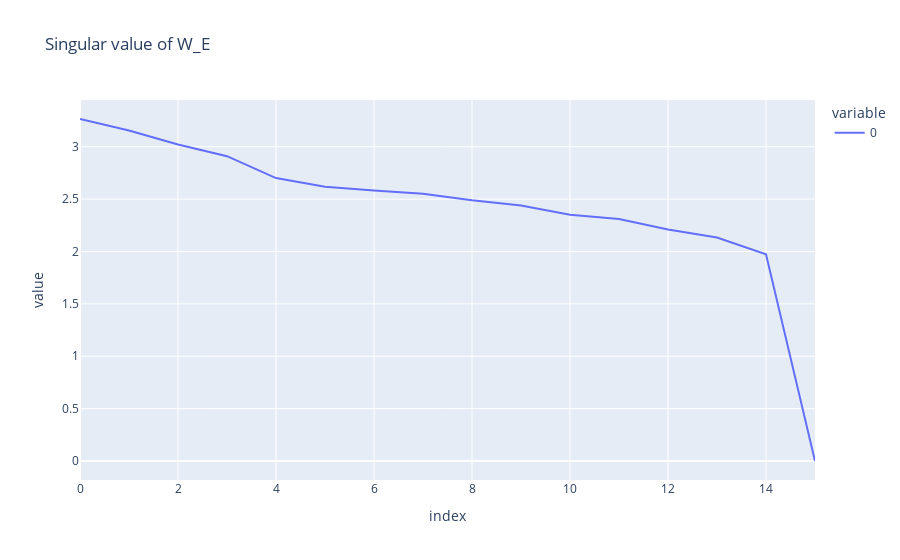

Notebook code for this chart:
### Code cell
import matplotlib.pyplot as plt

model = HookedTransformer.from_pretrained("gpt2-small")

# Prepare the data
pos_adj_index=torch.tensor(([model.to_single_token(i) for i in pos_adj]))
pos_adj_embeddings=model.W_E[pos_adj_index].float()
i_am_a_positive_adj=pos_adj_embeddings.mean(0)
pos_adj_embeddings_centered=pos_adj_embeddings-i_am_a_positive_adj
U,S,Vh=pos_adj_embeddings_centered.svd()
line(S,title="Singular value of W_E")

### Figure 1 — Plotly figure (JSON) as saved in the notebook; plotly's stock layout.template omitted (floating-point values rounded to 4 significant figures)
{"data": [{"hovertemplate": "variable=0<br>index=%{x}<br>value=%{y}<extra></extra>", "legendgroup": "0", "line": {"color": "#636efa", "dash": "solid"}, "marker": {"symbol": "circle"}, "mode": "lines", "name": "0", "orientation": "v", "showlegend": true, "type": "scatter", "x": [0, 1, 2, 3, 4, 5, 6, 7, 8, 9, 10, 11, 12, 13, 14, 15], "xaxis": "x", "y": [3.265, 3.155, 3.021, 2.91, 2.701, 2.618, 2.582, 2.552, 2.489, 2.44, 2.351, 2.31, 2.209, 2.134, 1.974, 5.193e-07], "yaxis": "y"}], "layout": {"legend": {"title": {"text": "variable"}, "tracegroupgap": 0}, "title": {"text": "Singular value of W_E"}, "xaxis": {"anchor": "y", "domain": [0, 1], "title": {"text": "index"}}, "yaxis": {"anchor": "x", "domain": [0, 1], "title": {"text": "value"}}}}
